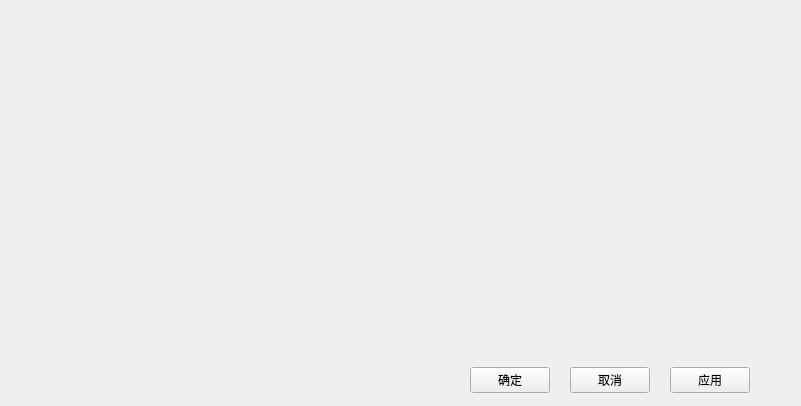
<?xml version="1.0" encoding="UTF-8"?>
<ui version="4.0">
 <class>StrategySettingWindow</class>
 <widget class="QWidget" name="StrategySettingWindow">
  <property name="geometry">
   <rect>
    <x>0</x>
    <y>0</y>
    <width>801</width>
    <height>406</height>
   </rect>
  </property>
  <property name="windowTitle">
   <string>Form</string>
  </property>
  <layout class="QVBoxLayout" name="verticalLayout">
   <item>
    <widget class="QWidget" name="widgetContainer" native="true">
     <layout class="QHBoxLayout" name="horizontalLayout_2"/>
    </widget>
   </item>
   <item>
    <widget class="QWidget" name="__widgetBottom" native="true">
     <property name="maximumSize">
      <size>
       <width>16777215</width>
       <height>30</height>
      </size>
     </property>
     <layout class="QHBoxLayout" name="horizontalLayout">
      <property name="spacing">
       <number>20</number>
      </property>
      <property name="leftMargin">
       <number>0</number>
      </property>
      <property name="topMargin">
       <number>0</number>
      </property>
      <property name="rightMargin">
       <number>0</number>
      </property>
      <property name="bottomMargin">
       <number>0</number>
      </property>
      <item>
       <spacer name="__horizontalSpacer1">
        <property name="orientation">
         <enum>Qt::Horizontal</enum>
        </property>
        <property name="sizeHint" stdset="0">
         <size>
          <width>40</width>
          <height>20</height>
         </size>
        </property>
       </spacer>
      </item>
      <item>
       <widget class="QPushButton" name="buttonEnter">
        <property name="text">
         <string>确定</string>
        </property>
       </widget>
      </item>
      <item>
       <widget class="QPushButton" name="buttonCancel">
        <property name="text">
         <string>取消</string>
        </property>
       </widget>
      </item>
      <item>
       <widget class="QPushButton" name="buttonApply">
        <property name="text">
         <string>应用</string>
        </property>
       </widget>
      </item>
      <item>
       <spacer name="__horizontalSpacer2">
        <property name="orientation">
         <enum>Qt::Horizontal</enum>
        </property>
        <property name="sizeType">
         <enum>QSizePolicy::Fixed</enum>
        </property>
        <property name="sizeHint" stdset="0">
         <size>
          <width>40</width>
          <height>20</height>
         </size>
        </property>
       </spacer>
      </item>
     </layout>
    </widget>
   </item>
  </layout>
 </widget>
 <resources/>
 <connections/>
</ui>
